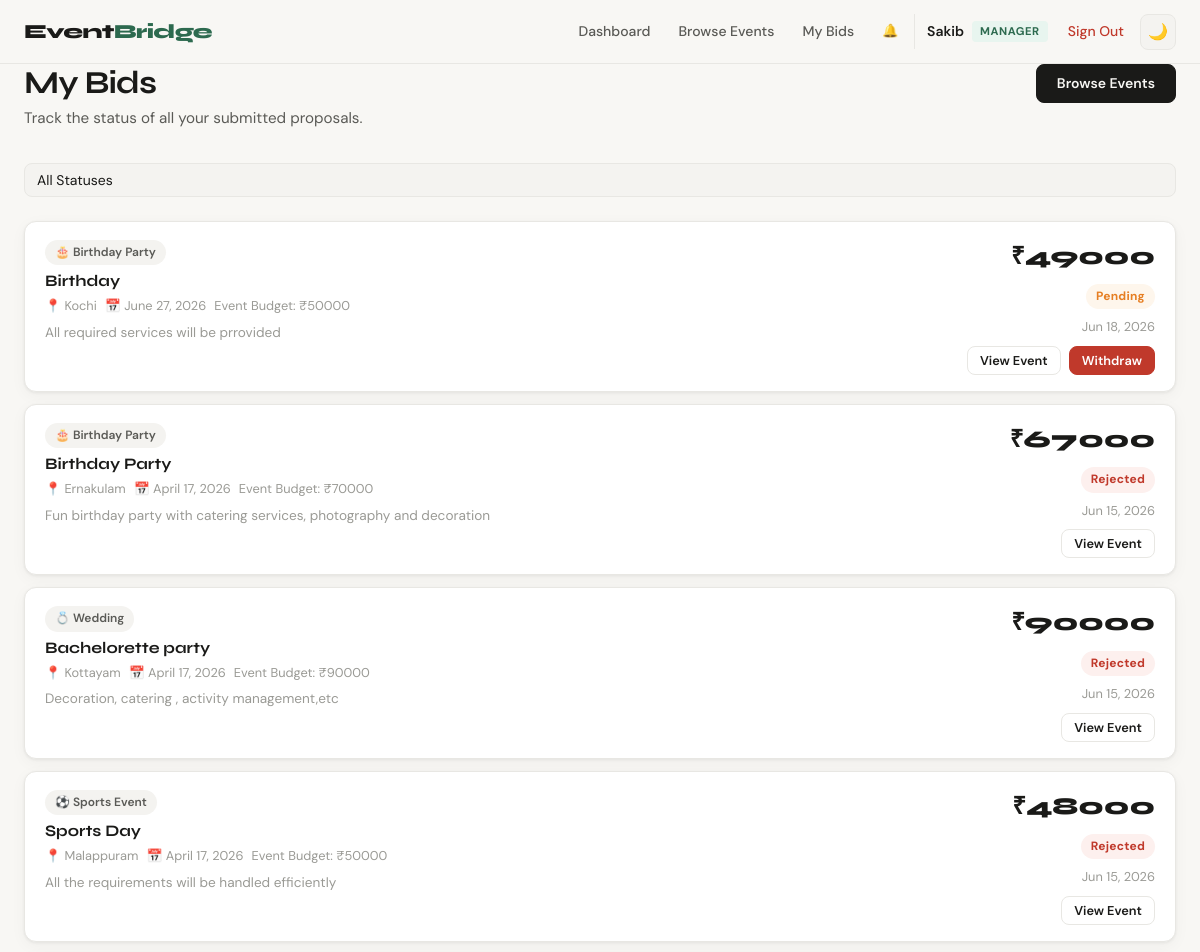
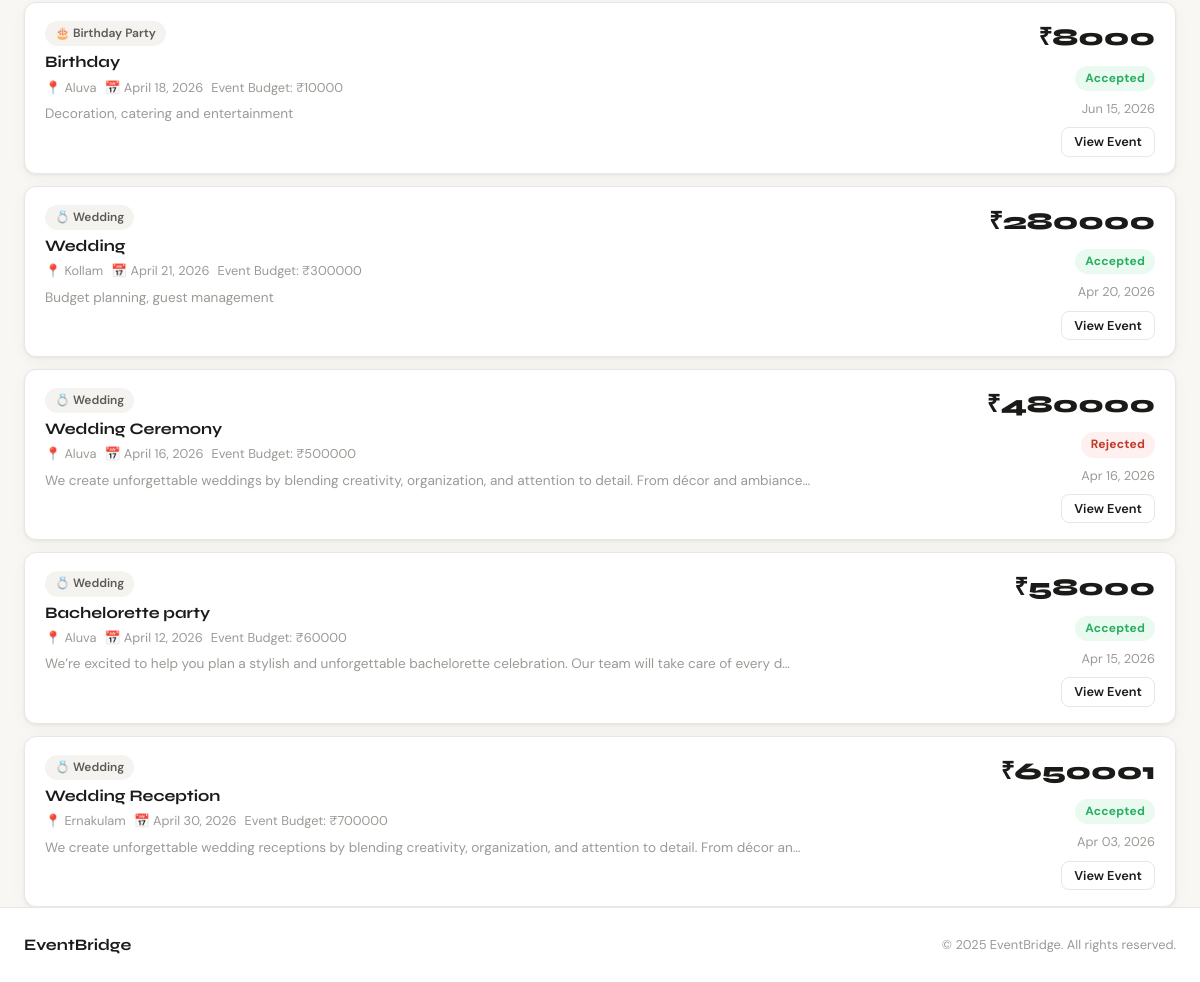
The app's page /bidding/my-bids/ (signed in) with its own data (2 pictures, top to bottom).
### apps/users/models.py (models this page shows, shortened)
class CustomUser(AbstractUser):
    ROLE_CHOICES = [
        ('admin', 'Admin'),
        ('customer', 'Customer'),
        ('manager', 'Manager'),
    ]
    role = models.CharField(max_length=20, choices=ROLE_CHOICES, default='customer')
    phone = models.CharField(max_length=20, blank=True)
    city = models.CharField(max_length=100, blank=True)
    def is_manager(self):
        return self.role == 'manager'

### apps/bidding/models.py (models this page shows, shortened)
class Bid(models.Model):
    STATUS_CHOICES = [
        ('pending', 'Pending'),
        ('accepted', 'Accepted'),
        ('rejected', 'Rejected'),
        ('withdrawn', 'Withdrawn'),
    ]
    event = models.ForeignKey(
        'events.Event',
        on_delete=models.CASCADE,
        related_name='bids'
    )
    manager = models.ForeignKey(
        settings.AUTH_USER_MODEL,
        on_delete=models.CASCADE,
        related_name='placed_bids'
    )
    price = models.DecimalField(max_digits=10, decimal_places=2)
    proposal = models.TextField()
    status = models.CharField(max_length=20, choices=STATUS_CHOICES, default='pending')
    recommendation_score = models.DecimalField(max_digits=6, decimal_places=4, default=0)
    created_at = models.DateTimeField(auto_now_add=True)
    updated_at = models.DateTimeField(auto_now=True)
    class Meta:
        unique_together = ('event', 'manager')
        ordering = ['-recommendation_score', 'price']

### apps/events/models.py (models this page shows, shortened)
class Event(models.Model):
    STATUS_CHOICES = [
        ('open', 'Open for Bids'),
        ('in_review', 'Reviewing Bids'),
        ('assigned', 'Manager Assigned'),
        ('in_progress', 'In Progress'),
        ('completed', 'Completed'),
        ('cancelled', 'Cancelled'),
    ]
    organizer = models.ForeignKey(
        settings.AUTH_USER_MODEL,
        on_delete=models.CASCADE,
        related_name='organized_events'
    )
    title = models.CharField(max_length=200)
    description = models.TextField()
    category = models.ForeignKey(Category, on_delete=models.SET_NULL, null=True, related_name='events')
    budget = models.DecimalField(max_digits=10, decimal_places=2)
    location = models.CharField(max_length=200)
    event_date = models.DateField()
    status = models.CharField(max_length=20, choices=STATUS_CHOICES, default='open')
    assigned_manager = models.ForeignKey(
        settings.AUTH_USER_MODEL,
        on_delete=models.SET_NULL,
        null=True, blank=True,
        related_name='assigned_events'
    )
    created_at = models.DateTimeField(auto_now_add=True)
    updated_at = models.DateTimeField(auto_now=True)
    class Meta:
        ordering = ['-created_at']

class Category(models.Model):
    name = models.CharField(max_length=100, unique=True)
    description = models.TextField(blank=True)
    icon = models.CharField(max_length=50, default='🎉')
    created_at = models.DateTimeField(auto_now_add=True)
    class Meta:
        verbose_name_plural = "Categories"

### apps/bidding/views.py (the view)
# urls.py: path('my-bids/', views.my_bids, name='my_bids'),
@login_required
def my_bids(request):
    if not request.user.is_manager():
        return redirect('dashboard')
    bids = Bid.objects.filter(manager=request.user).select_related('event', 'event__category').order_by('-created_at')
    status_filter = request.GET.get('status', '')
    if status_filter:
        bids = bids.filter(status=status_filter)
    return render(request, 'bidding/my_bids.html', {
        'bids': bids,
        'status_filter': status_filter,
        'status_choices': Bid.STATUS_CHOICES,
    })

### templates/bidding/my_bids.html (shortened to what this page needs)
{% extends 'base.html' %}
{% block content %}
<div class="container">
    <div class="page-header">
        <div>
            <h1>My Bids</h1>
            <p class="page-sub">Track the status of all your submitted proposals.</p>
        </div>
        <a href="{% url 'available_events' %}" class="btn btn-primary">Browse Events</a>
    </div>
    <div class="filter-row">
        <form method="get" class="filter-bar">
            <select name="status" class="filter-select" onchange="this.form.submit()">
                <option value="">All Statuses</option>
            </select>
        </form>
    </div>
    {% if bids %}
    <div class="card-list">
        {% for bid in bids %}
        <div class="card list-card bid-list-card">
            <div class="bid-list-main">
                <div class="bid-event-cat">
                    {% if bid.event.category %}
                    <span class="category-badge">{{ bid.event.category.icon }} {{ bid.event.category.name }}</span>
                    {% endif %}
                </div>
                <h3><a href="{% url 'event_detail' bid.event.pk %}">{{ bid.event.title }}</a></h3>
                <div class="card-meta-inline">
                    <span>📍 {{ bid.event.location }}</span>
                    <span>📅 {{ bid.event.event_date }}</span>
                    <span>Event Budget: ₹{{ bid.event.budget|floatformat:0 }}</span>
                </div>
                <p class="bid-proposal-preview">{{ bid.proposal|truncatechars:120 }}</p>
            </div>
            <div class="bid-list-side">
                <div class="bid-price-lg">₹{{ bid.price|floatformat:0 }}</div>
                <span class="status-badge status-{{ bid.status }}">{{ bid.get_status_display }}</span>
                <div class="bid-date">{{ bid.created_at|date:"M d, Y" }}</div>
                <div class="bid-list-actions">
                    <a href="{% url 'event_detail' bid.event.pk %}" class="btn btn-sm btn-outline">View Event</a>
                    {% if bid.status == 'pending' %}
                    <form method="post" action="{% url 'withdraw_bid' bid.pk %}">
                        <button class="btn btn-sm btn-danger" onclick="return confirm('Withdraw this bid?')">Withdraw</button>
                    </form>
                    {% endif %}
                </div>
            </div>
        </div>
        {% endfor %}
    </div>
    {% endif %}
</div>
{% endblock %}

### templates/base.html (shortened to what this page needs)
<!DOCTYPE html>
<html lang="en" data-theme="light">
<head>
    <link rel="stylesheet" href="/static/css/main.css">
</head>
<body>
<nav class="navbar">
    <div class="nav-inner">
        <a href="/" class="nav-logo">Event<span>Bridge</span></a>
        <div class="nav-links">
            {% if user.is_authenticated %}
                {% if user.role == 'customer' %}
                    <a href="{% url 'customer_dashboard' %}" class="nav-link">Dashboard</a>
                    <a href="{% url 'my_events' %}" class="nav-link">My Events</a>
                    <a href="{% url 'create_event' %}" class="nav-link nav-cta">+ New Event</a>
                {% elif user.role == 'manager' %}
                    <a href="{% url 'manager_dashboard' %}" class="nav-link">Dashboard</a>
                    <a href="{% url 'available_events' %}" class="nav-link">Browse Events</a>
                    <a href="{% url 'my_bids' %}" class="nav-link">My Bids</a>
                {% else %}
                    <a href="{% url 'admin_dashboard' %}" class="nav-link">Admin Panel</a>
                    <a href="{% url 'manage_users' %}" class="nav-link">Users</a>
                    <a href="{% url 'all_events_admin' %}" class="nav-link">Events</a>
                    <a href="{% url 'manage_categories' %}" class="nav-link">Categories</a>
                {% endif %}
                <a href="{% url 'notifications' %}" class="nav-link notif-link">
                    🔔 <span id="notif-badge" class="notif-badge hidden">0</span>
                </a>
                <div class="nav-user">
                    <span class="user-name">{{ user.first_name|default:user.username }}</span>
                    <span class="user-role-badge role-{{ user.role }}">{{ user.role }}</span>
                    <a href="{% url 'logout' %}" class="nav-link logout-btn">Sign Out</a>
                </div>
            {% else %}
                <a href="{% url 'login' %}" class="nav-link">Sign In</a>
                <a href="{% url 'register_customer' %}" class="nav-link nav-cta">Get Started</a>
            {% endif %}
            <button class="theme-toggle" id="themeToggle" title="Toggle dark mode">🌙</button>
        </div>
    </div>
</nav>
<div class="content-wrap">
    {% block content %}{% endblock %}
</div>
<footer class="footer">
    <div class="footer-inner">
        <span class="footer-brand">Event<strong>Bridge</strong></span>
        <span class="footer-copy">© 2025 EventBridge. All rights reserved.</span>
    </div>
</footer>
</body>
</html>

### records on screen
CustomUser: first_name "Sakib", role "MANAGER"
Bid: event.category.icon "🎂", event.category.name "Birthday Party", event "Birthday", event.location "Kochi", event.event_date "June 27, 2026", event.budget "50000", proposal "All required services will be prrovided", price "49000", status "Pending", created_at "Jun 18, 2026", shows "Withdraw"
Bid: event.category.icon "🎂", event.category.name "Birthday Party", event "Birthday Party", event.location "Ernakulam", event.event_date "April 17, 2026", event.budget "70000", proposal "Fun birthday party with catering services, photography and decoration", price "67000", status "Rejected", created_at "Jun 15, 2026"
Bid: event.category.icon "💍", event.category.name "Wedding", event "Bachelorette party", event.location "Kottayam", event.event_date "April 17, 2026", event.budget "90000", proposal "Decoration, catering , activity management,etc", price "90000", status "Rejected", created_at "Jun 15, 2026"
Bid: event.category.icon "⚽", event.category.name "Sports Event", event "Sports Day", event.location "Malappuram", event.event_date "April 17, 2026", event.budget "50000", proposal "All the requirements will be handled efficiently", price "48000", status "Rejected", created_at "Jun 15, 2026"
Bid: event.category.icon "🎂", event.category.name "Birthday Party", event "Birthday", event.location "Aluva", event.event_date "April 18, 2026", event.budget "10000", proposal "Decoration, catering and entertainment", price "8000", status "Accepted", created_at "Jun 15, 2026"
Bid: event.category.icon "💍", event.category.name "Wedding", event "Wedding", event.location "Kollam", event.event_date "April 21, 2026", event.budget "300000", proposal "Budget planning, guest management", price "280000", status "Accepted", created_at "Apr 20, 2026"
Bid: event.category.icon "💍", event.category.name "Wedding", event "Wedding Ceremony", event.location "Aluva", event.event_date "April 16, 2026", event.budget "500000", proposal "We create unforgettable weddings by blending creativity, organization, and attention to detail. From décor and ambiance…", price "480000", status "Rejected", created_at "Apr 16, 2026"
Bid: event.category.icon "💍", event.category.name "Wedding", event "Bachelorette party", event.location "Aluva", event.event_date "April 12, 2026", event.budget "60000", proposal "We’re excited to help you plan a stylish and unforgettable bachelorette celebration. Our team will take care of every d…", price "58000", status "Accepted", created_at "Apr 15, 2026"
Bid: event.category.icon "💍", event.category.name "Wedding", event "Wedding Reception", event.location "Ernakulam", event.event_date "April 30, 2026", event.budget "700000", proposal "We create unforgettable wedding receptions by blending creativity, organization, and attention to detail. From décor an…", price "650001", status "Accepted", created_at "Apr 03, 2026"
